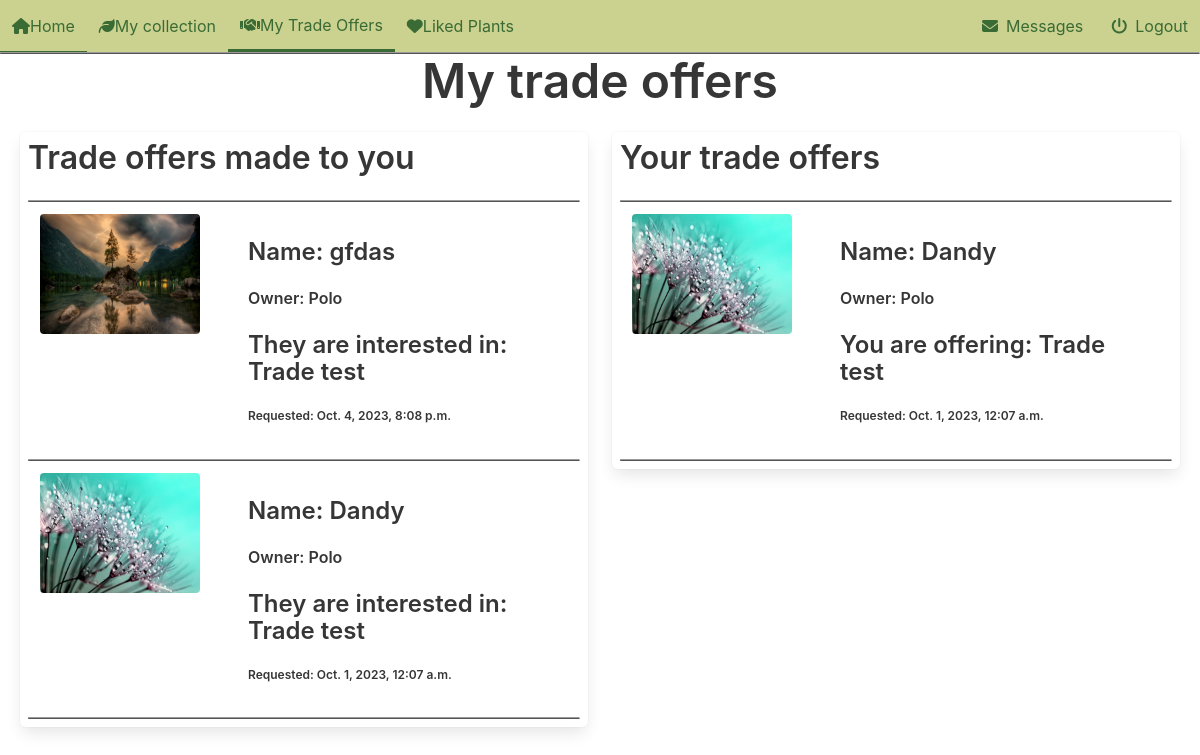
Page /accounts/trades/ (signed in) on the earlier database version.
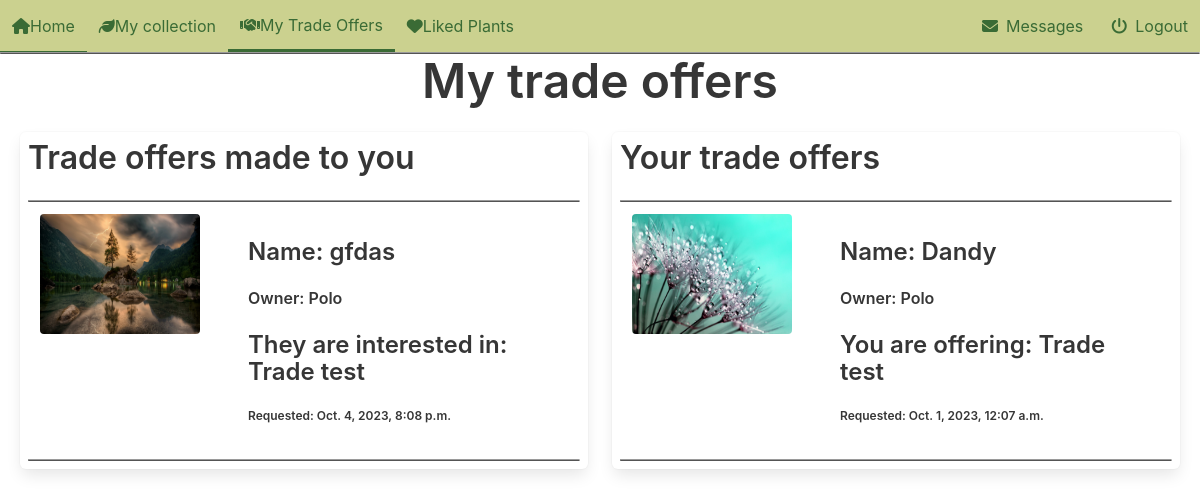
Same page on the later database version.
### plant_collection/models.py (models this page shows, shortened)
class Trade(models.Model):
    plant_offered = models.ForeignKey(Plant, on_delete=models.CASCADE, related_name='trades_offered')
    plant_requested = models.ForeignKey(Plant, on_delete=models.CASCADE, related_name='trades_requested')
    initiator = models.ForeignKey(settings.AUTH_USER_MODEL, on_delete=models.CASCADE, related_name='trades_initiated')
    recipient = models.ForeignKey(settings.AUTH_USER_MODEL, on_delete=models.CASCADE, related_name='trades_received')
    accepted = models.BooleanField(null=True, blank=True)
    offered_finalized = models.BooleanField(default=False)
    requested_finalized = models.BooleanField(default=False)
    finalized = models.BooleanField(default=False)
    created = models.DateTimeField(auto_now_add=True, null=True, blank=True)
    class Meta:
        unique_together = ['plant_offered', 'plant_requested']

class Plant(models.Model):
    nick_name = models.CharField(
        max_length=64,
        validators=[MinLengthValidator(3)],
        unique=True)
    created = models.DateTimeField(auto_now_add=True, null=True, blank=True)
    updated = models.DateTimeField(auto_now=True, null=True, blank=True)
    species = models.ForeignKey(Species, on_delete=models.SET_NULL, blank=True, null=True, related_name='plants')
    owner = models.ForeignKey(settings.AUTH_USER_MODEL, on_delete=models.PROTECT, related_name='plants')
    slug = models.SlugField(default='bugged-plant')
    for_trade = models.BooleanField(default=False)
    likes = models.ManyToManyField(User, related_name= 'liked')
    def __str__(self):
        return self.nick_name

class Image(models.Model):
    plant = models.ForeignKey(Plant, on_delete=models.CASCADE, related_name='picture')
    image = models.ImageField(upload_to='pics')

### accounts/views.py (the view)
# urls.py: path('trades/', views.trades_view.as_view(), name='trades'),
class trades_view(LoginRequiredMixin, generic.ListView):
    template_name = 'accounts/offers.html'
    model = Trade
    def get(self, request):
        req = Trade.objects.filter(recipient=request.user, finalized=False)
        offered = Trade.objects.filter(initiator=request.user, finalized=False)
        context = {'offers':offered, 'requests':req}
        return render(request, self.template_name, context)

### accounts/templates/accounts/offers.html (shortened to what the changed rows need)
{% extends "base.html" %}
{% load static %}
{% block content %}
<link rel="stylesheet" href="{% static "plant_collection/css/divider.css" %}">
<div class='columns mx-2'>
    <div class='column is-6'>
        <div class='box'>
            <div class='columns is-multiline'>
                <span class='title is-size-3-desktop is-size-5-touch'>Trade offers made to you</span>
                {% for req in requests %}
                <div class="divider"></div>
                <div class='column is-12 is-narrow trade-offer'>
                    <a href="{% url 'accounts:trade' pk=req.pk %}">
                        <div class='columns'>
                            <div class='column is-4'>
                                <div class='card-image'>
                                    <figure class='image is-4by3'>
                                        <img src="{{ req.plant_offered.picture.all.0.image.url }}">
                                    </figure>
                                </div>
                            </div>
                            <div class='column is-8'>
                                <div class='card-content'>
                                    <div class='title is-size-4-desktop is-size-5-touch'>Name: {{req.plant_offered.nick_name}}</div>
                                    <div class='title is-size-6-desktop is-size-6-touch has-text-weight-semibold'>Owner: {{req.plant_offered.owner}}</div>
                                    <div class='title is-size-4-desktop is-size-5-touch'>They are interested in: {{req.plant_requested}}</div>
                                    <div class='title is-size-7'>Requested: {{req.plant_offered.created}}</div>
                                </div>
                            </div>
                        </div>
                    </a>
                </div>
                {% empty %}
                <div class="divider"></div>
                <div class='column is-12 is-narrow'>
                    You have received no trade offers.
                </div>
                {% endfor %}
                <div class="divider"></div>
            </div>
        </div>
    </div>
    <div class='column is-6'>
        <div class='box'>
            <div class='columns is-multiline'>
                <span class='title is-size-3-desktop is-size-5-touch'>Your trade offers</span>
                {% for offer in offers %}
                <div class="divider"></div>
                <div class='column is-12 is-narrow trade-offer'>
                    <a href="{% url 'accounts:trade' pk=offer.pk %}">
                        <div class='columns'>
                            <div class='column is-4'>
                                <div class='card-image'>
                                    <figure class='image is-4by3'>
                                        <img src="{{ offer.plant_requested.picture.all.0.image.url }}">
                                    </figure>
                                </div>
                            </div>
                            <div class='column is-8'>
                                <div class='card-content'>
                                    <div class='title is-size-4-desktop is-size-5-touch'>Name: {{offer.plant_requested.nick_name}}</div>
                                    <div class='title is-size-6-desktop is-size-6-touch has-text-weight-semibold'>Owner: {{offer.plant_requested.owner}}</div>
                                    <div class='title is-size-4-desktop is-size-5-touch'>You are offering: {{offer.plant_offered}}</div>
                                    <div class='title is-size-7'>Requested: {{offer.plant_requested.created}}</div>
                                </div>
                            </div>
                        </div>
                    </a>
                </div>
                {% empty %}
                <div class="divider"></div>
                <div class='column is-12 is-narrow'>
                    You have not made any trade offers.
                </div>
                {% endfor %}
                <div class="divider"></div>
            </div>
        </div>
    </div>
</div>
{% endblock content %}

Differences in the rows shown:
removed Trade: plant_offered.picture.all.0.image (picture), plant_offered.nick_name "Dandy", plant_offered.owner "Polo", plant_requested "Trade test", plant_offered.created "Oct. 1, 2023, 12:07 a.m."
